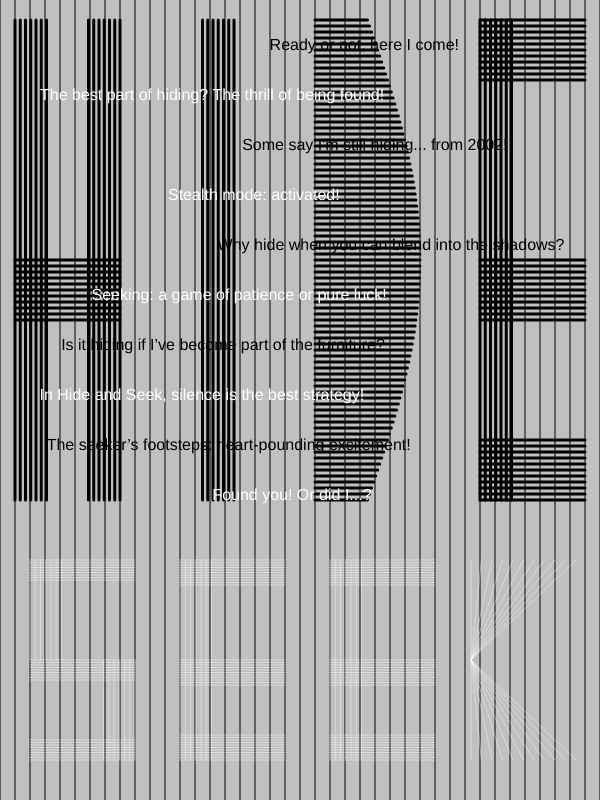
Frame 1 (no input)
Frame 60 (no input): identical to frame 1, image omitted
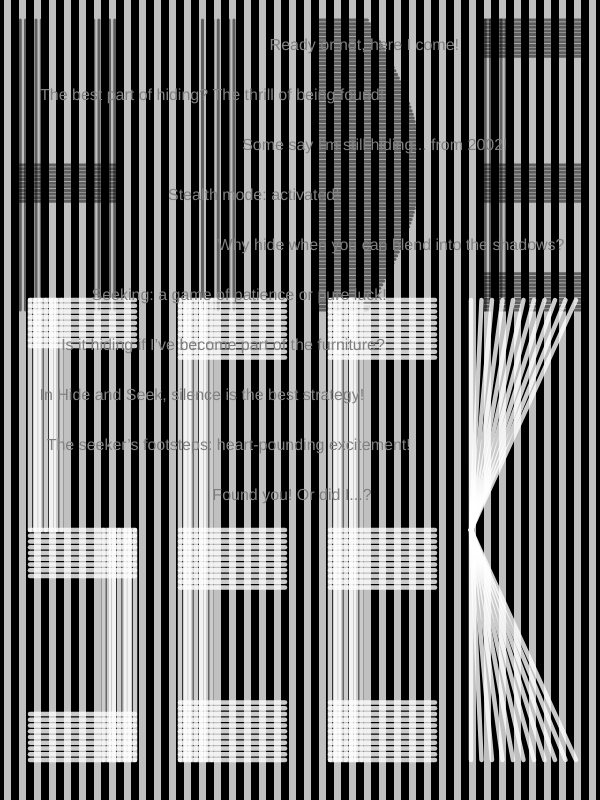
Frame 120 (the mouse pressed at the canvas centre since frame 60)

The p5.js sketch that drew these frames (run headless with seeded random() and noise() and a simulated clock; from frame 60 on, the mouse is pressed at the canvas centre):

// p5.js sketch
// ── sketch.js
/*This version has some experiments with stroke wights*/
let rows = 40;  
let cols = 40; 
let mwidth;
let mheight;

// Sentences to be placed on the canvas
let strings = [
  "Ready or not, here I come!",
  "The best part of hiding? The thrill of being found!",
  "Some say I'm still hiding... from 2002!",
  "Stealth mode: activated!",
  "Why hide when you can blend into the shadows?",
  "Seeking: a game of patience or pure luck!",
  "Is it hiding if I’ve become part of the furniture?",
  "In Hide and Seek, silence is the best strategy!",
  "The seeker’s footsteps: heart-pounding excitement!",
  "Found you! Or did I...?"
];

let positions = []; // Array to store random positions for each string to be randomized once

function setup() {
  createCanvas(600, 800);
  // Calculate grid size
  mwidth = width / cols;
  mheight = height / rows;

  // Randomize x positions for each string once, and assign fixed y positions
  let y = 50; // Initial y-position
  for (let i = 0; i < strings.length; i++) {
    let x = random(width / 4, width - width / 4); // Random x-position with margin
    positions.push({ x, y }); 
    y += 50; // Increment y-position by fixed spacing of 50
  }
  noCursor();

}


function draw() {
  background(192);

  push();
  let stretchFactor = map(mouseX,0,width,1,20,true);

  let alpha = map(mouseX, 0, width, 255, 0,true);
  stroke(0, 0, 0, alpha);
  strokeWeight(3);

  // HIDE
  letterH(1, 1, 7, 25-stretchFactor, mwidth, mheight);
  letterI(10, 1, 7, 25-stretchFactor, mwidth, mheight);
  letterD(21, 1, 7, 25-stretchFactor, mwidth, mheight);
  letterE(32, 1, 7, 25-stretchFactor, mwidth, mheight);
  pop();


  push();
  stroke(0); // Light grey color for the grid lines
  let stW = map(mouseX,0,width,1,15,true);
  strokeWeight(stW);
  drawGrid(cols, rows, mwidth, mheight);
  pop();

  let seekStretchFactor = map(mouseX,0,width,0,26,true);

  //SEEK RECTANGLE
  // push();
  // noStroke();
  // alpha = map(mouseY, 0, height, 100, 255,true);
  // fill(0,alpha);
  // // seekRect(1, 27, 38, 12*stretchFactor, mwidth, mheight);
  // seekRect(1, 27 - seekStretchFactor, 38, 12 +seekStretchFactor, mwidth, mheight);
  // pop();

  //SEEK
  push();
  let seekstrokeW = map(mouseX,0,width,1,8,true);
  strokeWeight(seekstrokeW);
  alpha = map(mouseY, 0, width, 100, 255,true);
  stroke(255,alpha);
  letterS(2, 28- seekStretchFactor, 7, 10+seekStretchFactor, mwidth, mheight);
  letterE(12, 28- seekStretchFactor, 7, 10+seekStretchFactor, mwidth, mheight);
  letterE(22, 28- seekStretchFactor, 7, 10+seekStretchFactor, mwidth, mheight);
  letterK(30, 28- seekStretchFactor, 7, 10+seekStretchFactor, mwidth, mheight);
  pop();

  displayRandomStrings(strings, positions);



}
function drawGrid(cols, rows, mwidth, mheight) {

  for (let i = 0; i <= cols; i++) {
    // Draw vertical grid lines
    line(i * mwidth, 0, i * mwidth, height);
  }

  // for (let j = 0; j <= rows; j++) {
  //   // Draw horizontal grid lines
  //   line(0, j * mheight, width, j * mheight);
  // }
}
function letterH(gridX, gridY, gridW, gridH, mwidth, mheight) {
  let x = gridX * mwidth;
  let y = gridY * mheight;
  let w = gridW * mwidth;
  let h = gridH * mheight;

  // Left vertical line of "H"
  for (var i = 0; i <= w / 3; i += w / 20) {

    line(x + i, y, x + i, y + h);
  }

  // Right vertical line of "H"
  for (var i = 0; i <= w / 3; i += w / 20) {


    line(x + w - i, y, x + w - i, y + h);
  }

  // Middle horizontal line of "H"
  for (var i = 0; i <= h / 8; i += h / 80) {
    line(x, y + h / 2 + i, x + w, y + h / 2 + i);
  }
}
function letterI(gridX, gridY, gridW, gridH, mwidth, mheight) {
  let x = gridX * mwidth;
  let y = gridY * mheight;
  let w = gridW * mwidth;
  let h = gridH * mheight;

  // Vertical main line of "I"
  for (var i = 0; i <= w / 3; i += w / 20) {
    line(x + w / 2 + i, y, x + w / 2 + i, y + h);
  }
}
function letterD(gridX, gridY, gridW, gridH, mwidth, mheight) {
  let x = gridX * mwidth;
  let y = gridY * mheight;
  let w = gridW * mwidth;
  let h = gridH * mheight;

  // Draw the left vertical line of "D"
  //stroke(0);
  //strokeWeight(5);
  // line(x, y, x, y + h);

  // // Draw the top and bottom horizontal lines
  // line(x, y, x + w / 2, y); // Top line
  // line(x, y + h, x + w / 2, y + h); // Bottom line

  // Draw the curve of "D" using many short horizontal lines
  for (let i = 0; i <= h; i += h / 80) {
    line(x, y + i, x + w / 2 + (w / 2) * Math.sin((i / h) * Math.PI), y + i);
  }
}

function letterE(gridX, gridY, gridW, gridH, mwidth, mheight) {
  let x = gridX * mwidth;
  let y = gridY * mheight;
  let w = gridW * mwidth;
  let h = gridH * mheight;

  // Vertical main line (left part of "E")
  for (var i = 0; i <= w / 3; i += w / 20) {
    // Draw vertical line of "E" within the grid
    line(x + i, y, x + i, y + h);
  }

  // Top horizontal line of "E"
  for (var i = 0; i <= h / 8; i += h / 80) {
    // Top horizontal line within the grid
    line(x, y + i, x + w, y + i);
  }

  // Middle horizontal line of "E"
  for (var i = 0; i <= h / 8; i += h / 80) {
    // Middle horizontal line within the grid
    line(x, y + h / 2 + i, x + w , y + h / 2 + i);
  }

  // Bottom horizontal line of "E"
  for (var i = 0; i <= h / 8; i += h / 80) {
    // Bottom horizontal line within the grid
    line(x, y + h + i - h / 8, x + w, y + h + i - h / 8);
  }
}

function seekRect(gridX, gridY, gridW, gridH, mwidth, mheight){
  // Convert grid coordinates and size to actual canvas coordinates and size
  let x = gridX * mwidth; // x-coordinate of top-left corner
  let y = gridY * mheight; // y-coordinate of top-left corner
  let w = gridW * mwidth;  // width of the rectangle in pixels
  let h = gridH * mheight; // height of the rectangle in pixels

  // Draw the rectangle using the converted values
  rect(x, y, w, h);
}
function letterS(gridX, gridY, gridW, gridH, mwidth, mheight) {
  let x = gridX * mwidth;
  let y = gridY * mheight;
  let w = gridW * mwidth;
  let h = gridH * mheight;

  // Top horizontal line of "S"
  for (var i = 0; i <= h / 10; i += h / 80) {

    line(x, y + i, x + w, y + i);
  }

  // Middle horizontal line of "S"
  for (var i = 0; i <= h / 10; i += h / 80) {
    line(x, y + h / 2 + i, x + w, y + h / 2 + i);
  }

  // Bottom horizontal line of "S"
  for (var i = 0; i <= h / 10; i += h / 80) {

    line(x, y + h + i - h / 10, x + w, y + h + i - h / 10);
  }

  // Left vertical part of "S" (top half)
  for (var i = 0; i <= w / 3; i += w / 20) {

    line(x + i, y, x + i, y + h / 2);
  }

  // Right vertical part of "S" (bottom half)
  for (var i = 0; i <= w / 3; i += w / 20) {

    line(x + w - i, y + h / 2, x + w - i, y + h);
  }
}

function letterK(gridX, gridY, gridW, gridH, mwidth, mheight) {
  let x = gridX * mwidth;
  let y = gridY * mheight;
  let w = gridW * mwidth;
  let h = gridH * mheight;

  // Top diagonal part of "K"
  for (let i = 0; i <= w; i += w / 10) {
    line(x + w / 5, y + h / 2, x + i + w / 5, y);
  }

  // Bottom diagonal part of "K"
  for (let i = 0; i <= w; i += w / 10) {
    line(x + w / 5, y + h / 2, x + i + w / 5, y + h);
  }
}

function displayRandomStrings(arr, positions) {
  let toggleMapping = false;
  for (let i = 0; i < arr.length; i++) {
    let pos = positions[i]; // Get the pre-calculated position for this string

    // Toggle between two different color mappings
    let colorValue;
    if (toggleMapping) {
      // Mapping 1: Light to Dark (start from light, move to dark as mouseX increases)
      colorValue = map(mouseX, 0, width, 255, 0); // Light to dark
    } else {
      // Mapping 2: Dark to Light (start from dark, move to light as mouseX increases)
      colorValue = map(mouseX, 0, width, 0, 255); // Dark to light
    }

    fill(colorValue); // Apply the calculated color

    // Toggle the mapping for the next sentence
    toggleMapping = !toggleMapping;

    // Set text properties
    textSize(16);
    textAlign(CENTER);

    // Display the string at the random x and fixed y position
    text(arr[i], pos.x, pos.y);
  }
}
